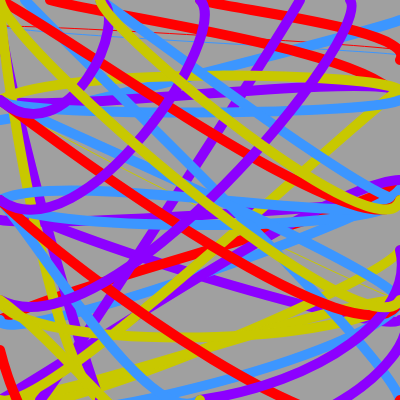
Frame 1 (no input)
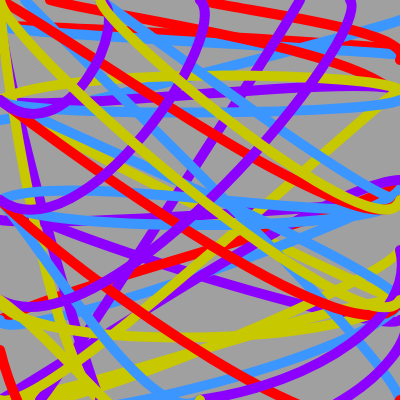
Frame 60 (no input)
Frame 120 (the mouse pressed at the canvas centre since frame 60): identical to frame 60, image omitted

The p5.js sketch that drew these frames (run headless with seeded random() and noise() and a simulated clock; from frame 60 on, the mouse is pressed at the canvas centre):

// p5.js sketch
// ── sketch.js
function setup() {
  createCanvas(400,400);
}
var canvasFull; 
canvasFull = 400


function draw () {
  background(160);
  noFill()
  stroke(255,0,0);
  curve(1,50,0,26,canvasFull,50,73,50);
  stroke(60,150,255);
  curve(canvasFull,10,0,26,canvasFull,55,73,50);
  stroke(200,200,0);
  curve(50,50,0,100,canvasFull,300,80,100);
  stroke(140,0,255);
  strokeWeight(10);
  curve(100,100,0,200,canvasFull,320,80,100);
  stroke(140,0,255);
  curve(100,150,0,220,canvasFull,200,90,200);
  stroke(255,0,0);
  curve(0,canvasFull,0,320,canvasFull,180,90,150);
  stroke(60,150,255);
  curve(canvasFull,0,0,320,canvasFull,189,91,155);
  stroke(200,200,0);
  curve(canvasFull,0,0,canvasFull,canvasFull,250,100,200);
  stroke(60,150,255);
  curve(0,80,0,120,canvasFull,20,90,75);
  stroke(60,150,255);
  curve(canvasFull,0,0,canvasFull,canvasFull,300,50,100);
  stroke(200,200,0);
  curve(0,300,0,canvasFull,canvasFull,300,canvasFull,canvasFull);
  stroke(255,0,0);
  curve(200,0,200,0,canvasFull,60,90,180);
  curve(50,0,50,0,canvasFull,100,200,300);
  stroke(140,0,255);
  curve(0,canvasFull,0,canvasFull,canvasFull,180,canvasFull,canvasFull);
  curve(150,0,0,100,canvasFull,90,300,200);
  curve(150,150,0,0,100,canvasFull,100,200);
  curve(150,200,300,0,40,canvasFull,200,100);
  stroke(200,200,0)
  curve(100,100,0,0,100,canvasFull,300,200);
  curve(0,300,0,100,canvasFull,90,100,200);
  curve(100,0,0,canvasFull,canvasFull,90,200,300);
  curve(300,0,0,300,canvasFull,300,canvasFull,0)
  stroke(60,150,255);
  curve(300,0,0,200,canvasFull,200,100,0);
  curve(canvasFull,0,0,100,canvasFull,100,200,0);
  curve(0,canvasFull,0,200,canvasFull,200,100,0);
  curve(100,0,100,0,canvasFull,200,300,0);
  curve(25,0,25,0,canvasFull,canvasFull,100,300,0);
  curve(0,100,0,100,canvasFull,300,100,300,0)
  curve(0,200,0,200,200,canvasFull,300,0);
  stroke(255,0,0);
  curve(0,0,0,0,canvasFull,200,180,-350);
  curve(0,0,0,100,canvasFull,300,180,-350);
  curve(0,0,0,200,canvasFull,canvasFull,200,-350);
  curve(0,0,0,350,100,canvasFull,200,-350);
  stroke(140,0,255)
  curve(-300,-350,0,100,100,0,-200,0);
  curve(-300,-350,0,200,200,0,-200,0);
  curve(-300,-350,0,300,350,0,-150,100);
  curve(-300,-350,100,canvasFull,canvasFull,300,-200,0);
  curve(-300,350,200,canvasFull,400,250,100,0);
  stroke(200,200,0);
  curve(350,0,100,0,canvasFull,200,200,-350);
  curve(350,0,0,0,canvasFull,300,200,-350);
  curve(-350,0,0,300,200,canvasFull,200,-350);
}
